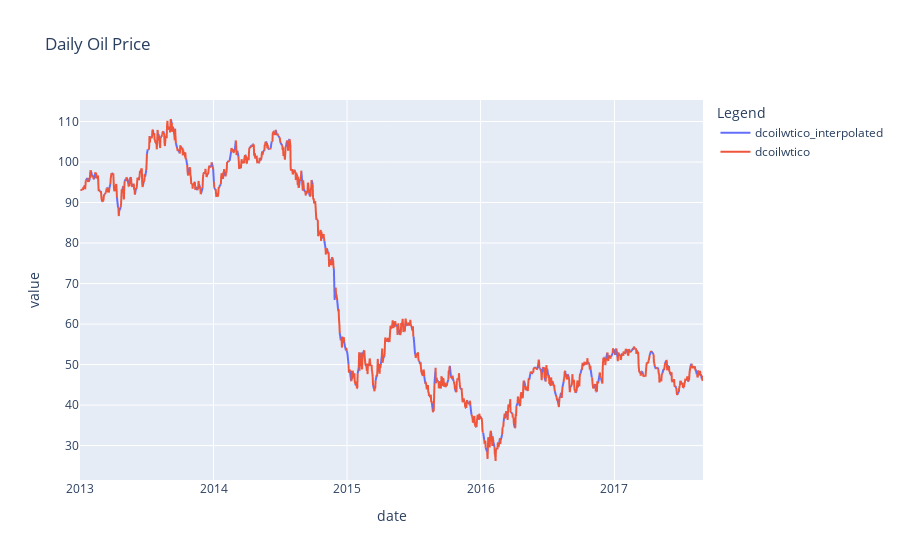

Write notebook code for a chart like this one.
### Code cell
# Import 
oil = pd.read_csv("store_sales_data/oil.csv")
oil["date"] = pd.to_datetime(oil.date)
# Resample
oil = oil.set_index("date").dcoilwtico.resample("D").sum().reset_index()
# Interpolate
oil["dcoilwtico"] = np.where(oil["dcoilwtico"] == 0, np.nan, oil["dcoilwtico"])
oil["dcoilwtico_interpolated"] =oil.dcoilwtico.interpolate()
# Plot
p = oil.melt(id_vars=['date']+list(oil.keys()[5:]), var_name='Legend')
px.line(p.sort_values(["Legend", "date"], ascending = [False, True]), x='date', y='value', color='Legend',title = "Daily Oil Price" )

### Figure 1 — Plotly figure (JSON) as saved in the notebook; plotly's stock layout.template omitted (floating-point values rounded to 4 significant figures; data arrays with more than 128 entries replaced by an {"elided": "..."} marker saying what was removed)
{"data": [{"hovertemplate": "Legend=dcoilwtico_interpolated<br>date=%{x}<br>value=%{y}<extra></extra>", "legendgroup": "dcoilwtico_interpolated", "line": {"color": "#636efa", "dash": "solid"}, "marker": {"symbol": "circle"}, "mode": "lines", "name": "dcoilwtico_interpolated", "showlegend": true, "type": "scattergl", "x": {"elided": "1704 str values"}, "xaxis": "x", "y": {"elided": "1704 float values"}, "yaxis": "y"}, {"hovertemplate": "Legend=dcoilwtico<br>date=%{x}<br>value=%{y}<extra></extra>", "legendgroup": "dcoilwtico", "line": {"color": "#EF553B", "dash": "solid"}, "marker": {"symbol": "circle"}, "mode": "lines", "name": "dcoilwtico", "showlegend": true, "type": "scattergl", "x": {"elided": "1704 str values"}, "xaxis": "x", "y": {"elided": "1704 float values"}, "yaxis": "y"}], "layout": {"legend": {"title": {"text": "Legend"}, "tracegroupgap": 0}, "title": {"text": "Daily Oil Price"}, "xaxis": {"anchor": "y", "domain": [0, 1], "title": {"text": "date"}}, "yaxis": {"anchor": "x", "domain": [0, 1], "title": {"text": "value"}}}}
